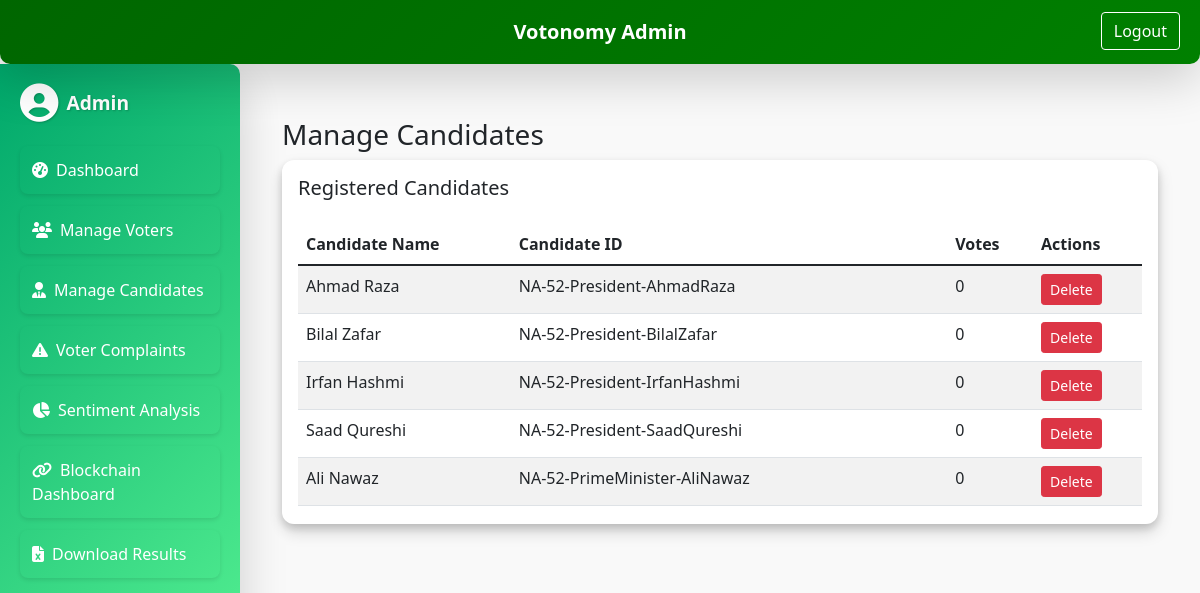
The page /admin/manage-candidates (signed in) on the database as committed earlier.
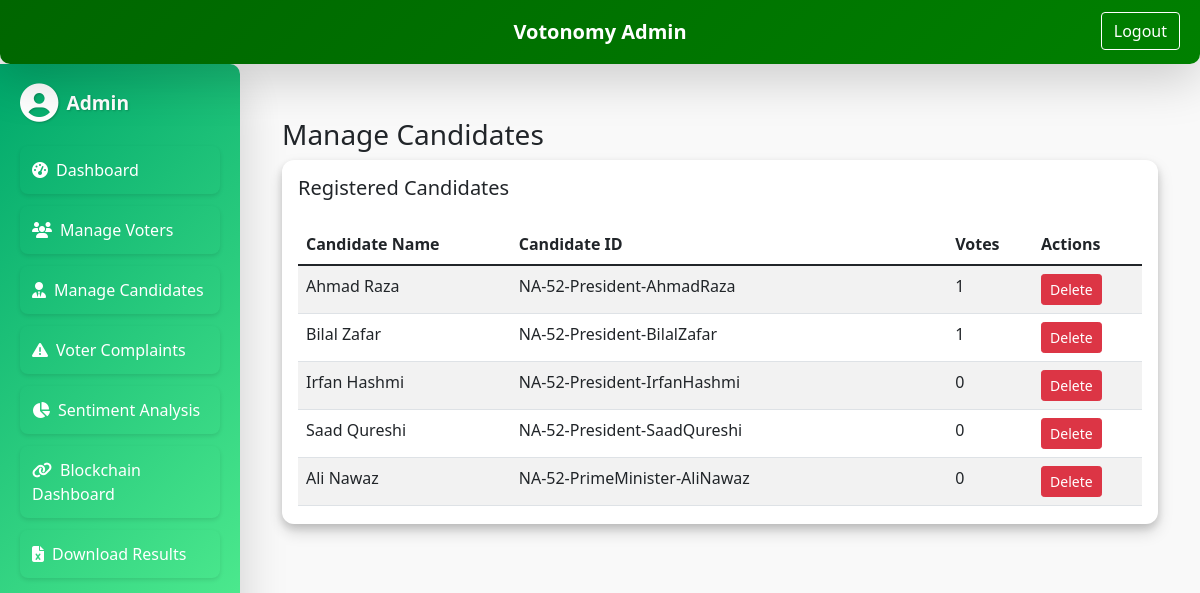
The same page on the database as committed later.
### models.py (models this page shows)
class Candidate(db.Model):
    id = db.Column(db.Integer, primary_key=True)
    candidate_name = db.Column(db.String(100), nullable=False)
    candidate_id = db.Column(db.String(100), unique=True, nullable=False)
    votes = db.Column(db.Integer, default=0)

### admin.py (the view)
@admin_bp.route('/manage-candidates', methods=['GET'])
@admin_login_required
def manage_candidates():
    update_vote_counts()
    return render_template(
        'manage_candidates.html',
        candidates=Candidate.query.all(),
        pending_candidate_requests=candidate_requests
    )

### admin.py (called while the page is built)
def admin_login_required(func):
    @wraps(func)
    def wrapper(*args, **kwargs):
        if not session.get("admin_logged_in"):
            return redirect(url_for("admin_bp.admin_login"))
        return func(*args, **kwargs)
    return wrapper

def update_vote_counts():
    vote_data = db.session.query(Vote.candidate_id, db.func.count(Vote.id)).group_by(Vote.candidate_id).all()
    vote_map = {cid: count for cid, count in vote_data}
    for candidate in Candidate.query.all():
        candidate.votes = vote_map.get(candidate.candidate_id, 0)
    db.session.commit()

### templates/admin/manage_candidates.html (shortened to what this page needs)
{% extends "base_admin.html" %}
{% block content %}
<div class="container mt-4">
  <h3>Manage Candidates</h3>
  <div class="admin-card-3d p-3 mb-4">
    <h5>Registered Candidates</h5>
    {% if candidates|length == 0 %}
      <p>No registered candidates.</p>
    {% else %}
    <div style="max-height: 300px; overflow-y: auto;">
      <table class="table table-striped mt-3">
        <thead>
          <tr>
            <th>Candidate Name</th>
            <th>Candidate ID</th>
            <th>Votes</th>
            <th>Actions</th>
          </tr>
        </thead>
        <tbody>
          {% for candidate in candidates %}
          <tr>
            <td>{{ candidate.candidate_name }}</td>
            <td>{{ candidate.candidate_id }}</td>
            <td>{{ candidate.votes }}</td>
            <td>
              <form method="POST" action="{{ url_for('admin_bp.delete_candidate', candidate_id=candidate.candidate_id) }}" style="display:inline;">
                <button type="submit" class="btn btn-danger btn-sm">Delete</button>
              </form>
            </td>
          </tr>
          {% endfor %}
        </tbody>
      </table>
    </div>
    {% endif %}
  </div>
</div>
{% endblock %}

### templates/admin/base_admin.html (shortened to what this page needs)
<!DOCTYPE html>
<html lang="en">
<head>
  <link rel="stylesheet" href="https://cdn.jsdelivr.net/npm/bootstrap@5.1.3/dist/css/bootstrap.min.css">
  <link rel="stylesheet" href="{{ url_for('static', filename='css/animate.min.css') }}">
  <link rel="stylesheet" href="https://cdnjs.cloudflare.com/ajax/libs/font-awesome/6.2.0/css/all.min.css" />
  <link rel="stylesheet" href="{{ url_for('static', filename='css/admin_styles.css') }}">
</head>
<body class="admin-bg">
  <nav class="navbar admin-topbar shadow-lg">
    <div class="container-fluid">
      <div class="d-flex w-100 justify-content-between align-items-center">
        <span class="navbar-brand mx-auto text-white fw-bold">Votonomy Admin</span>
        <a href="{{ url_for('admin_bp.admin_logout') }}" class="btn btn-outline-light logout-btn">Logout</a>
      </div>
    </div>
  </nav>
  <div class="admin-container">
    <aside class="admin-sidebar shadow-lg">
      <div class="sidebar-header mb-4">
        <div class="d-flex align-items-center">
          <i class="fas fa-user-circle fa-2x text-white"></i>
          <span class="ms-2 text-white fw-bold">Admin</span>
        </div>
      </div>
      <ul class="nav flex-column">
        <li class="nav-item">
          <a class="nav-link" href="{{ url_for('admin_bp.admin_dashboard') }}">
            <i class="fas fa-tachometer-alt me-2"></i>Dashboard
          </a>
        </li>
        <li class="nav-item">
          <a class="nav-link" href="{{ url_for('admin_bp.manage_voters') }}">
            <i class="fas fa-users me-2"></i>Manage Voters
          </a>
        </li>
        <li class="nav-item">
          <a class="nav-link" href="{{ url_for('admin_bp.manage_candidates') }}">
            <i class="fas fa-user-tie me-2"></i>Manage Candidates
          </a>
        </li>
        <li class="nav-item">
          <a class="nav-link" href="{{ url_for('admin_bp.manage_complaints') }}">
            <i class="fas fa-exclamation-triangle me-2"></i>Voter Complaints
          </a>
        </li>
        <li class="nav-item">
          <a class="nav-link" href="{{ url_for('admin_bp.sentiment_analysis') }}">
            <i class="fas fa-chart-pie me-2"></i>Sentiment Analysis
          </a>
        </li>
        <li class="nav-item">
          <a class="nav-link" href="{{ url_for('admin_bp.blockchain_dashboard') }}">
            <i class="fas fa-link me-2"></i>Blockchain Dashboard
          </a>
        </li>
        <li class="nav-item">
          <a class="nav-link" href="{{ url_for('admin_bp.download_results') }}">
            <i class="fas fa-file-excel me-2"></i>Download Results
          </a>
        </li>
      </ul>
    </aside>
    <main class="admin-content">
      {% block content %}{% endblock %}
    </main>
  </div>
</body>
</html>

### static/css/admin_styles.css (style rules this page uses)
.admin-bg { background-color: #f9f9f9; position: relative; overflow: hidden; }
.admin-bg::before { content: ""; position: absolute; top: 0; left: 0; width: 100%; height: 100%; background: url('../images/pakistan_flag.png') no-repeat center center; background-size: cover; opacity: 0.2; z-index: -1; transform: perspective(500px) rotateX(2deg); }
.admin-topbar { background: linear-gradient(135deg, #006600, #008000); padding: 12px 20px; border-radius: 0 0 10px 10px; box-shadow: 0 4px 8px rgba(0,0,0,0.2); position: relative; display: flex; justify-content: center; align-items: center; }
.logout-btn { position: absolute; right: 20px; top: 12px; color: #fff; border-color: #fff; }
.admin-topbar .navbar-brand { font-weight: bold; color: #fff; }
.admin-container { display: flex; min-height: 100vh; }
.admin-sidebar { width: 240px; background: linear-gradient(135deg, #00A86B, #66FF99); padding: 20px; color: #fff; border-top-right-radius: 10px; border-bottom-right-radius: 10px; box-shadow: 2px 0 8px rgba(0,0,0,0.15); }
.sidebar-header { font-size: 1.2rem; margin-bottom: 20px; text-shadow: 1px 1px 2px rgba(0,0,0,0.2); }
.admin-sidebar .nav-link { color: #fff; padding: 12px; margin-bottom: 12px; border-radius: 8px; transition: background 0.3s, transform 0.3s; font-weight: 500; box-shadow: 0 2px 4px rgba(0,0,0,0.1); }
.admin-content { flex: 1; padding: 30px; }
.admin-card-3d { background: #ffffff; border-radius: 12px; box-shadow: 0 4px 8px rgba(0,0,0,0.15), 0 8px 16px rgba(0,0,0,0.15); transition: transform 0.3s ease, box-shadow 0.3s ease; margin-bottom: 20px; }
.navbar-brand { font-weight: bold; color: #fff; }

Rows that differ between the two databases and show on the page:
changed Candidate "Ahmad Raza": votes "0" → "1"
changed Candidate "Bilal Zafar": votes "0" → "1"
